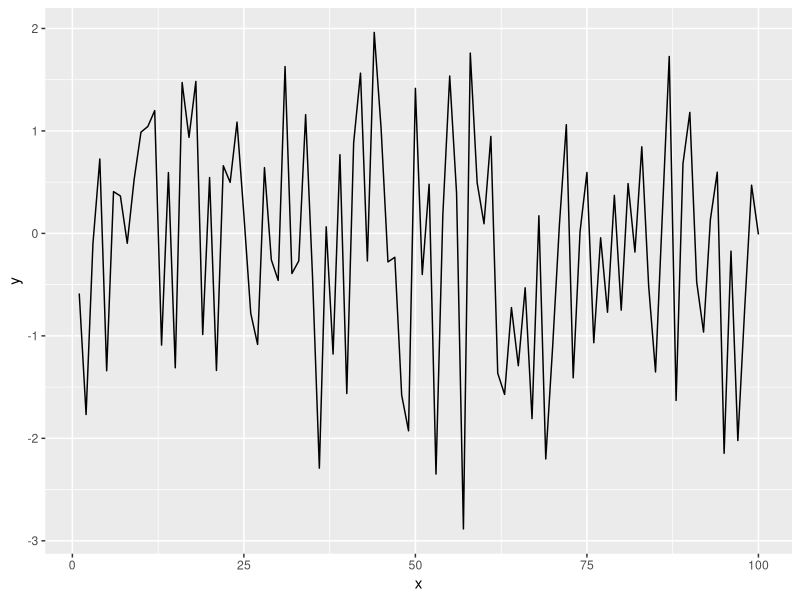

This figure's R source:
## ---- chunk 1
knitr::opts_chunk$set(echo = TRUE,fig.align = "center")
## ---- chunk 2
library(tidyverse)
## ---- chunk 3
x = seq(1:100)
y = rnorm(100)

dat = data_frame(x,y)

ggplot(dat,aes(x = x, y = y)) +
  geom_line()
